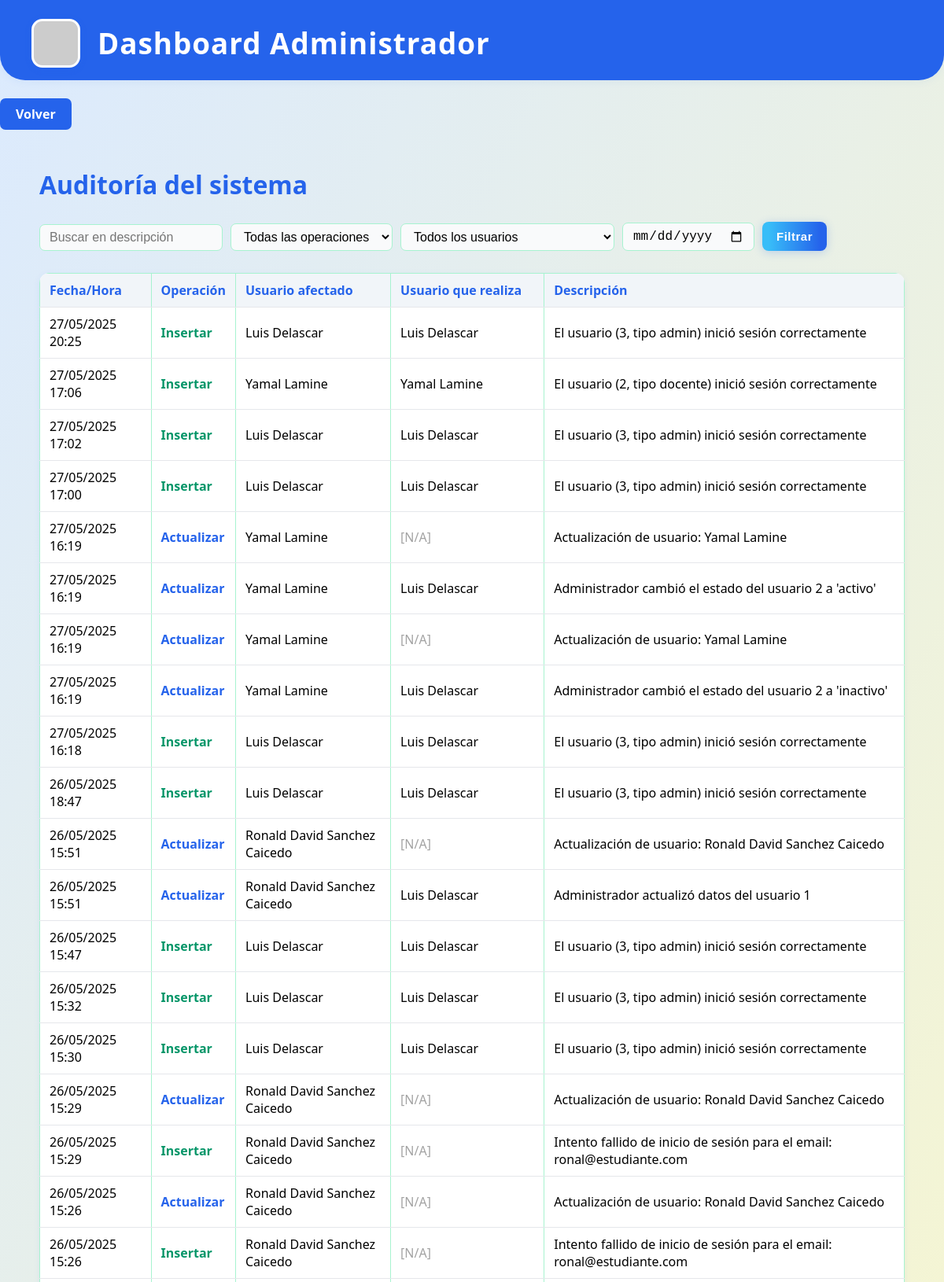
Page /colegio-dashboard/admin_auditoria.php (signed in, upper part) on the committed database.
### tables this page shows
CREATE TABLE `auditoria` (
  `id_auditoria` int(11) NOT NULL,
  `usuario_afectado` int(11) NOT NULL,
  `operacion` enum('insert','update','delete') NOT NULL,
  `descripcion` text DEFAULT NULL,
  `fecha_operacion` timestamp NOT NULL DEFAULT current_timestamp(),
  `usuario_realiza_operacion` int(11) DEFAULT NULL
);

CREATE TABLE `usuarios` (
  `id_usuario` int(11) NOT NULL,
  `nombre` varchar(100) NOT NULL,
  `apellido` varchar(100) NOT NULL,
  `documento_identidad` varchar(50) NOT NULL,
  `tipo_usuario` enum('estudiante','docente','admin') NOT NULL,
  `email` varchar(255) NOT NULL,
  `telefono` varchar(20) DEFAULT NULL,
  `direccion` varchar(255) DEFAULT NULL,
  `estado` enum('activo','inactivo') NOT NULL,
  `fecha_registro` timestamp NOT NULL DEFAULT current_timestamp(),
  `password` varchar(255) NOT NULL
);

### colegio-dashboard/admin_auditoria.php (the view, shortened to what this page needs)
<?php
require_once 'includes/db.php';
$busqueda = isset($_GET['q']) ? trim($_GET['q']) : '';
$filtro_fecha = isset($_GET['fecha']) ? $_GET['fecha'] : '';
$query = "SELECT a.id_auditoria, a.fecha_operacion, a.operacion, a.descripcion, a.usuario_afectado, a.usuario_realiza_operacion,
                 u1.nombre AS nombre_afectado, u1.apellido AS apellido_afectado,
                 u2.nombre AS nombre_realiza, u2.apellido AS apellido_realiza
          FROM auditoria a
          LEFT JOIN usuarios u1 ON a.usuario_afectado = u1.id_usuario
          LEFT JOIN usuarios u2 ON a.usuario_realiza_operacion = u2.id_usuario
          WHERE 1=1";
$query .= " ORDER BY a.fecha_operacion DESC LIMIT 100";
$stmt = $conn->prepare($query);
$stmt->execute();
$res = $stmt->get_result();
$auditorias = $res->fetch_all(MYSQLI_ASSOC);
?>
<!DOCTYPE html>
<html lang="es">
<head>
    <link rel="stylesheet" href="assets/dashboard.css"/>
</head>
<body>
    <?php include 'header_dashboard_d.php'; ?>
    <a href="admin_dashboard.php" class="nuevo-btn" style="background:#2563eb;color:#fff;padding:9px 20px;border-radius:7px;font-weight:700;text-decoration:none;">Volver</a>
    <div class="container" style="max-width:1100px; margin: 0 auto;">
        <div class="auditoria-header">
            <h2>Auditoría del sistema</h2>
            <form class="auditoria-filtros" method="get" action="">
                <input type="text" name="q" placeholder="Buscar en descripción" value="<?php echo htmlspecialchars($busqueda); ?>">
                <select name="operacion">
                    <option value="">Todas las operaciones</option>
                </select>
                <select name="usuario">
                    <option value="">Todos los usuarios</option>
                </select>
                <input type="date" name="fecha" value="<?php echo htmlspecialchars($filtro_fecha); ?>">
                <button type="submit">Filtrar</button>
            </form>
        </div>
        <table class="auditoria-table">
            <thead>
                <tr>
                    <th>Fecha/Hora</th>
                    <th>Operación</th>
                    <th>Usuario afectado</th>
                    <th>Usuario que realiza</th>
                    <th>Descripción</th>
                </tr>
            </thead>
            <tbody>
            <?php if (count($auditorias) === 0): ?>
                <tr><td colspan="5" style="text-align:center;">No se encontraron registros de auditoría.</td></tr>
            <?php else: foreach ($auditorias as $a): ?>
                <tr>
                    <td><?php echo date('d/m/Y H:i', strtotime($a['fecha_operacion'])); ?></td>
                    <td class="op-<?php echo htmlspecialchars($a['operacion']); ?>">
                        <?php
                        switch($a['operacion']) {
                            case 'insert': echo 'Insertar'; break;
                            case 'update': echo 'Actualizar'; break;
                        }
                        ?>
                    </td>
                    <td>
                        <?php
                        if ($a['nombre_afectado'] || $a['apellido_afectado'])
                            echo htmlspecialchars($a['nombre_afectado'].' '.$a['apellido_afectado']);
                        else
                            echo '<span style="color:#a3a3a3;">[N/A]</span>';
                        ?>
                    </td>
                    <td>
                        <?php
                        if ($a['nombre_realiza'] || $a['apellido_realiza'])
                            echo htmlspecialchars($a['nombre_realiza'].' '.$a['apellido_realiza']);
                        else
                            echo '<span style="color:#a3a3a3;">[N/A]</span>';
                        ?>
                    </td>
                    <td><?php echo htmlspecialchars($a['descripcion']); ?></td>
                </tr>
            <?php endforeach; endif; ?>
            </tbody>
        </table>
    </div>
</body>
</html>

### colegio-dashboard/assets/dashboard.css (style rules this page uses)
body { background: linear-gradient(120deg, #dbeafe 0%, #fef9c3 100%); font-family: 'Segoe UI', 'Nunito', Arial, sans-serif; margin: 0; padding: 0; min-height: 100vh; }
h1, h2 { color: #2563eb; margin-bottom: 16px; font-weight: 800; font-family: 'Segoe UI', 'Nunito', Arial, sans-serif; }
table { border-collapse: collapse; width: 100%; background: #f9fafb; margin-bottom: 0.7em; border-radius: 10px; overflow: hidden; box-shadow: 0 1px 6px #2563eb22; }
th, td { border: 1px solid #a7f3d0; padding: 0.7em; text-align: left; }
th { background: #dbeafe; color: #1e40af; font-weight: 700; }
input, select { padding: 10px; border: 1.5px solid #a7f3d0; border-radius: 8px; font-size: 15px; outline: none; background: #f9fafb; transition: border-color 0.2s, box-shadow 0.2s; }
button { background: linear-gradient(90deg, #38bdf8 10%, #2563eb 90%); color: #fff; border: none; padding: 10px 18px; border-radius: 8px; font-size: 15px; font-weight: 700; cursor: pointer; margin-top: 0; letter-spacing: 0.5px; transition: background 0.17s, box-shadow 0.17s; box-shadow: 0 2px 12px #2563eb3a; }

### colegio-dashboard/admin_auditoria.php (style rules this page uses)
.auditoria-header { margin: 30px 0 14px 0; display: flex; flex-direction: column; gap: 10px; }
.auditoria-header h2 { color: #2563eb; font-size: 2em; font-weight: 800; }
.auditoria-filtros { display: flex; gap: 10px; flex-wrap: wrap; align-items: end; }
.auditoria-filtros input, .auditoria-filtros select { border-radius: 7px; border: 1.5px solid #a7f3d0; padding: 7px 12px; font-size: 16px; background: #f9fafb; }
.auditoria-table { width: 100%; border-collapse: collapse; margin-top: 28px; background: #fff; border-radius: 13px; box-shadow: 0 2px 10px #2563eb10; overflow: hidden; }
.auditoria-table th, .auditoria-table td { padding: 10px 12px; border-bottom: 1px solid #e5e7eb; text-align: left; }
.auditoria-table th { background: #f1f5f9; color: #2563eb; font-weight: bold; }
.op-insert { color: #059669; font-weight:700; }
.op-update { color: #2563eb; font-weight:700; }

### rows in the picture
auditoria: fecha_operacion "27/05/2025 20:25", operacion "Insertar", usuario_afectado.apellido "Luis Delascar", descripcion "El usuario (3, tipo admin) inició sesión correctamente"
auditoria: fecha_operacion "27/05/2025 17:06", operacion "Insertar", usuario_afectado.apellido "Yamal Lamine", descripcion "El usuario (2, tipo docente) inició sesión correctamente"
auditoria: fecha_operacion "27/05/2025 17:02", operacion "Insertar", usuario_afectado.apellido "Luis Delascar", descripcion "El usuario (3, tipo admin) inició sesión correctamente"
auditoria: fecha_operacion "27/05/2025 17:00", operacion "Insertar", usuario_afectado.apellido "Luis Delascar", descripcion "El usuario (3, tipo admin) inició sesión correctamente"
auditoria: fecha_operacion "27/05/2025 16:19", operacion "Actualizar", usuario_afectado.apellido "Yamal Lamine", shows "[N/A]", descripcion "Actualización de usuario: Yamal Lamine"
auditoria: fecha_operacion "27/05/2025 16:19", operacion "Actualizar", usuario_afectado.apellido "Yamal Lamine", usuario_realiza_operacion.apellido "Luis Delascar", descripcion "Administrador cambió el estado del usuario 2 a 'activo'"
auditoria: fecha_operacion "27/05/2025 16:19", operacion "Actualizar", usuario_afectado.apellido "Yamal Lamine", shows "[N/A]", descripcion "Actualización de usuario: Yamal Lamine"
auditoria: fecha_operacion "27/05/2025 16:19", operacion "Actualizar", usuario_afectado.apellido "Yamal Lamine", usuario_realiza_operacion.apellido "Luis Delascar", descripcion "Administrador cambió el estado del usuario 2 a 'inactivo'"
auditoria: fecha_operacion "27/05/2025 16:18", operacion "Insertar", usuario_afectado.apellido "Luis Delascar", descripcion "El usuario (3, tipo admin) inició sesión correctamente"
auditoria: fecha_operacion "26/05/2025 18:47", operacion "Insertar", usuario_afectado.apellido "Luis Delascar", descripcion "El usuario (3, tipo admin) inició sesión correctamente"
auditoria: fecha_operacion "26/05/2025 15:51", operacion "Actualizar", usuario_afectado.apellido "Ronald David Sanchez Caicedo", shows "[N/A]", descripcion "Actualización de usuario: Ronald David Sanchez Caicedo"
auditoria: fecha_operacion "26/05/2025 15:51", operacion "Actualizar", usuario_afectado.apellido "Ronald David Sanchez Caicedo", usuario_realiza_operacion.apellido "Luis Delascar", descripcion "Administrador actualizó datos del usuario 1"
auditoria: fecha_operacion "26/05/2025 15:47", operacion "Insertar", usuario_afectado.apellido "Luis Delascar", descripcion "El usuario (3, tipo admin) inició sesión correctamente"
auditoria: fecha_operacion "26/05/2025 15:32", operacion "Insertar", usuario_afectado.apellido "Luis Delascar", descripcion "El usuario (3, tipo admin) inició sesión correctamente"
auditoria: fecha_operacion "26/05/2025 15:30", operacion "Insertar", usuario_afectado.apellido "Luis Delascar", descripcion "El usuario (3, tipo admin) inició sesión correctamente"
auditoria: fecha_operacion "26/05/2025 15:29", operacion "Actualizar", usuario_afectado.apellido "Ronald David Sanchez Caicedo", shows "[N/A]", descripcion "Actualización de usuario: Ronald David Sanchez Caicedo"
auditoria: fecha_operacion "26/05/2025 15:29", operacion "Insertar", usuario_afectado.apellido "Ronald David Sanchez Caicedo", shows "[N/A]", descripcion "Intento fallido de inicio de sesión para el email: ronal@estudiante.com"
auditoria: fecha_operacion "26/05/2025 15:26", operacion "Actualizar", usuario_afectado.apellido "Ronald David Sanchez Caicedo", shows "[N/A]", descripcion "Actualización de usuario: Ronald David Sanchez Caicedo"
auditoria: fecha_operacion "26/05/2025 15:26", operacion "Insertar", usuario_afectado.apellido "Ronald David Sanchez Caicedo", shows "[N/A]", descripcion "Intento fallido de inicio de sesión para el email: ronal@estudiante.com"
